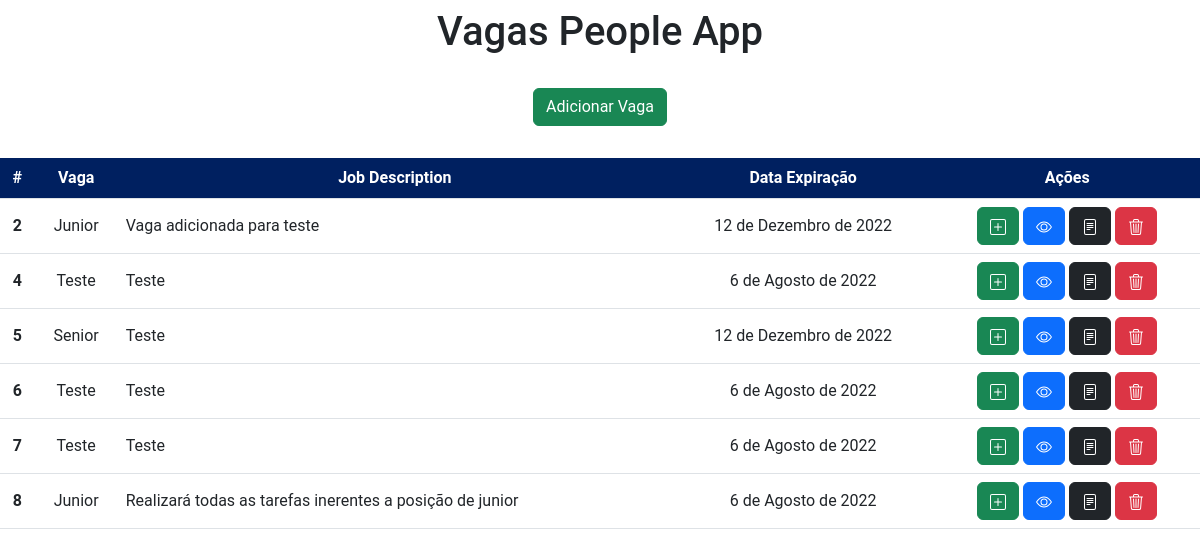
Before: / with the older database file.
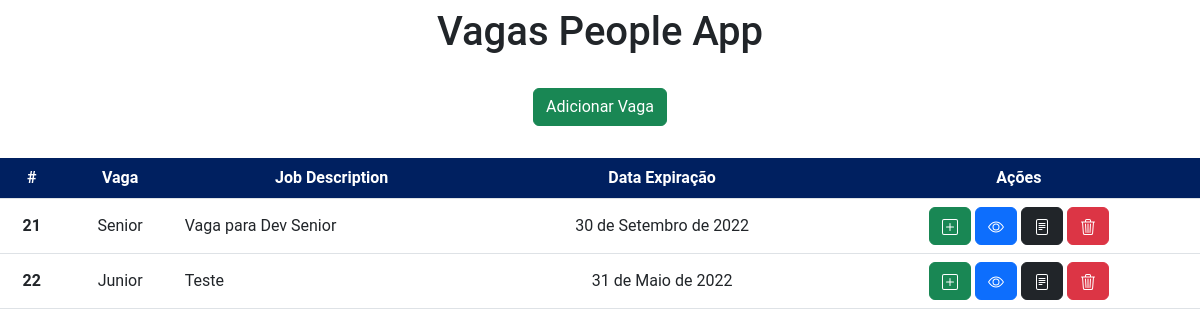
After: the same page with the newer database file.
### app/models.py (models this page shows, shortened)
class Vagas(models.Model):
    vaga = models.CharField(max_length=150)
    description = models.CharField(max_length=8000)
    data = models.DateField("%d/%m/%Y", auto_now_add=False, auto_now=False, blank=True)

### app/views.py (the view)
# urls.py: 2. Add a URL to urlpatterns:  path('', views.home, name='home')
def home(request):
    data = {}
    data['db'] = Vagas.objects.all()
    return render(request, 'index.html', data)

### app/templates/index.html (shortened to what this page needs)
<!DOCTYPE html>
<html lang="pt-br">
<head>
  <link href="https://cdn.jsdelivr.net/npm/bootstrap@5.2.0-beta1/dist/css/bootstrap.min.css" rel="stylesheet"
>
</head>
<body>
  <div class="col- m-auto pt-2 pb-2 text-center">
    <h1>Vagas People App</h1>
  </div>
  <div class="col- m-auto pt-3 pb-2 text-center">
    <a href="/form" class="btn btn-success">Adicionar Vaga</a>
  </div>
  <div class="col-12 m-auto pt-4 pb-2 text-center">
    <table class="table">
      <thead class="thead-dark">
        <tr>
          <th scope="col">#</th>
          <th scope="col">Vaga</th>
          <th scope="col">Job Description</th>
          <th scope="col">Data Expiração</th>
          <th scope="col">Ações</th>
        </tr>
      </thead>
      <tbody>
        {% for dbs in db %}
        <tr>
          <th>{{dbs.id}}</th>
          <td>{{dbs.vaga}}</td>
          <td class="description">{{dbs.description}}</td>
          <td id="dateField">{{dbs.data}}</td>
          <td>
            <div class="btn-layouts">
              <a href="/add/{{dbs.id}}" class="btn btn-success"></a>
              <a href="/view/{{dbs.id}}" class="btn btn-primary"></a>
              <a href="/edit/{{dbs.id}}" class="btn btn-dark"></a>
              <a href="/delete/{{dbs.id}}" class="btn btn-danger btnDel"></a>
            </div>
          </td>
        </tr>
        {% endfor %}
      </tbody>
    </table>
  </div>
  {% load static %}
</body>
</html>

### app/templates/index.html (style rules this page uses)
* { font-family: roboto; }
thead { color: white; background-color: #002060; text-align: center; }
tr { vertical-align: middle; }
.description { text-align: left; }
.btn-layouts { height: auto; width: auto; text-decoration: solid; }

Changed rows visible on the page:
removed Vagas: id "2", vaga "Junior", description "Vaga adicionada para teste", data "12 de Dezembro de 2022"
removed Vagas: id "4", vaga "Teste", description "Teste", data "6 de Agosto de 2022"
removed Vagas: id "5", vaga "Senior", description "Teste", data "12 de Dezembro de 2022"
removed Vagas: id "6", vaga "Teste", description "Teste", data "6 de Agosto de 2022"
removed Vagas: id "7", vaga "Teste", description "Teste", data "6 de Agosto de 2022"
removed Vagas: id "8", vaga "Junior", description "Realizará todas as tarefas inerentes a posição de junior", data "6 de Agosto de 2022"
added Vagas: id "21", vaga "Senior", description "Vaga para Dev Senior", data "30 de Setembro de 2022"
added Vagas: id "22", vaga "Junior", description "Teste", data "31 de Maio de 2022"
